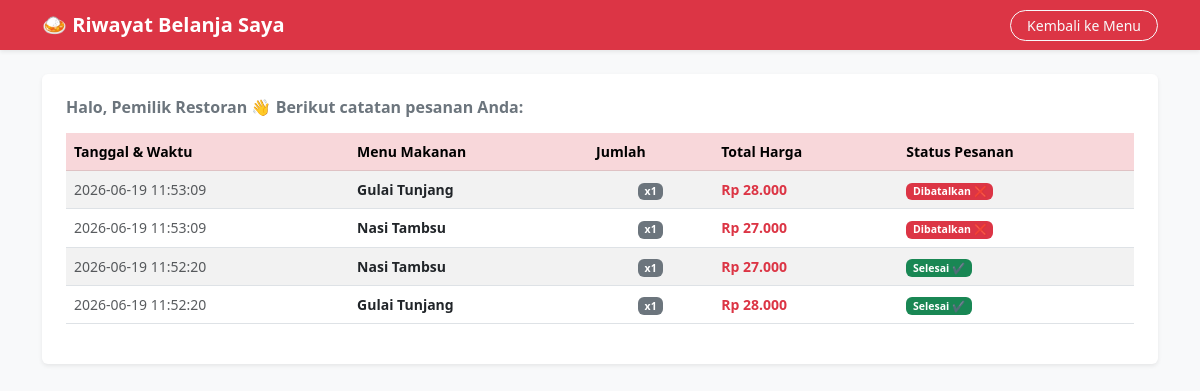
/riwayat_saya.php (signed in), run on the app's committed database.
### tables this page shows
CREATE TABLE `pesanan` (
  `id_pesanan` int(11) NOT NULL,
  `id_user` int(11) NOT NULL,
  `id_menu` int(11) NOT NULL,
  `jumlah` int(11) NOT NULL DEFAULT 1,
  `tanggal_pesan` datetime DEFAULT current_timestamp(),
  `status_pesanan` varchar(50) DEFAULT 'Diproses'
);

CREATE TABLE `menu` (
  `id` int(11) NOT NULL,
  `nama_menu` varchar(100) NOT NULL,
  `harga` int(11) NOT NULL,
  `deskripsi` text NOT NULL,
  `kategori` enum('makanan','minuman') DEFAULT 'makanan',
  `foto` varchar(255) NOT NULL
);

### riwayat_saya.php (the view, shortened to what this page needs)
<?php
include 'koneksi.php';
$id_user_login = $_SESSION['id_user'];
$query = "SELECT pesanan.*, menu.nama_menu, menu.harga
          FROM pesanan
          INNER JOIN menu ON pesanan.id_menu = menu.id
          WHERE pesanan.id_user = '$id_user_login'
          ORDER BY pesanan.tanggal_pesan DESC";
$ambil_riwayat = mysqli_query($konek, $query);
?>
<!DOCTYPE html>
<html lang="id">
<head>
    <link href="https://cdn.jsdelivr.net/npm/bootstrap@5.3.0/dist/css/bootstrap.min.css" rel="stylesheet">
</head>
<body class="bg-light">
    <nav class="navbar navbar-dark bg-danger sticky-top shadow-sm mb-4">
        <div class="container">
            <span class="navbar-brand mb-0 h1 fw-bold">🍛 Riwayat Belanja Saya</span>
            <a href="index.php" class="btn btn-outline-light btn-sm rounded-pill px-3">Kembali ke Menu</a>
        </div>
    </nav>
    <div class="container">
        <div class="card shadow-sm border-0">
            <div class="card-body p-4">
                <h6 class="fw-bold text-secondary mb-3">Halo, <?php echo $_SESSION['nama']; ?> 👋 Berikut catatan pesanan Anda:</h6>
                <div class="table-responsive">
                    <table class="table table-striped table-hover align-middle small">
                        <thead class="table-danger">
                            <tr>
                                <th>Tanggal & Waktu</th>
                                <th>Menu Makanan</th>
                                <th>Jumlah</th>
                                <th>Total Harga</th>
                                <th>Status Pesanan</th>
                            </tr>
                        </thead>
                        <tbody>
                            <?php
                            while ($row = mysqli_fetch_assoc($ambil_riwayat)) {
                                $total_harga = $row['harga'] * $row['jumlah'];
                            ?>
                            <tr>
                                <td class="text-muted"><?php echo $row['tanggal_pesan']; ?></td>
                                <td class="fw-bold"><?php echo $row['nama_menu']; ?></td>
                                <td class="text-center"><span class="badge bg-secondary">x<?php echo $row['jumlah']; ?></span></td>
                                <td class="fw-bold text-danger">Rp <?php echo number_format($total_harga, 0, ',', '.'); ?></td>
                                <td>
                                    <?php if ($row['status_pesanan'] === 'Selesai') { ?>
                                        <span class="badge bg-success">Selesai ✔️</span>
                                    <?php } elseif ($row['status_pesanan'] === 'Dibatalkan') { ?>
                                        <span class="badge bg-danger">Dibatalkan ❌</span>
                                    <?php } else { ?>
                                        <span class="badge bg-warning text-dark">Diproses ⏳</span>
                                    <?php } ?>
                                </td>
                            </tr>
                            <?php } ?>
                        </tbody>
                    </table>
                </div>
            </div>
        </div>
    </div>
</body>
</html>

### data on the page
pesanan: tanggal_pesan "2026-06-19 11:53:09", id_menu.nama_menu "Gulai Tunjang", jumlah "1", total_harga "28.000", status_pesanan "Dibatalkan ❌"
pesanan: tanggal_pesan "2026-06-19 11:53:09", id_menu.nama_menu "Nasi Tambsu", jumlah "1", total_harga "27.000", status_pesanan "Dibatalkan ❌"
pesanan: tanggal_pesan "2026-06-19 11:52:20", id_menu.nama_menu "Nasi Tambsu", jumlah "1", total_harga "27.000", status_pesanan "Selesai ✔️"
pesanan: tanggal_pesan "2026-06-19 11:52:20", id_menu.nama_menu "Gulai Tunjang", jumlah "1", total_harga "28.000", status_pesanan "Selesai ✔️"

### other printed values
$_SESSION['nama'] "Pemilik Restoran"
